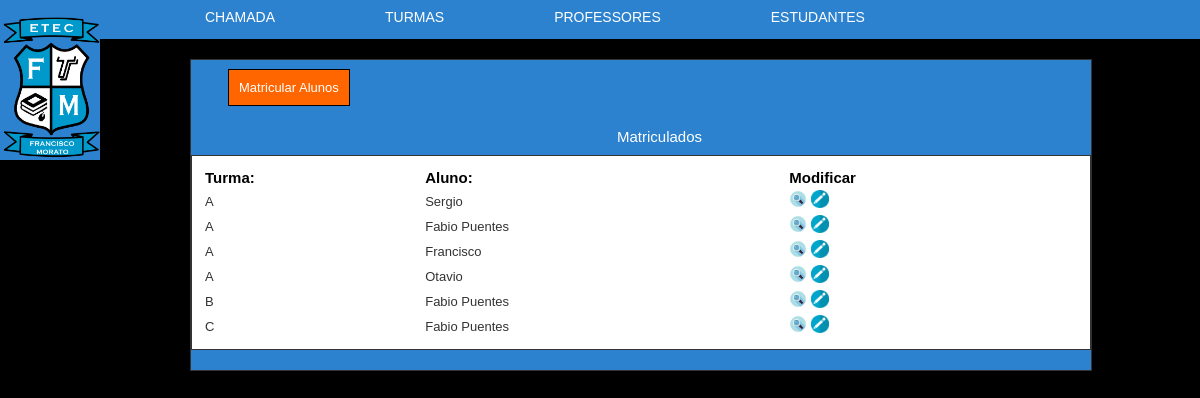
The page /admin/cursos_e_disciplinas.php?pg=matricula on the database its author committed.
### tables this page shows
CREATE TABLE `matricula` (
  `id_matricula` int(10) UNSIGNED NOT NULL,
  `id_turma` tinyint(3) UNSIGNED DEFAULT NULL,
  `id_aluno` mediumint(8) UNSIGNED DEFAULT NULL,
  `data_matricula` date NOT NULL
);

CREATE TABLE `turma` (
  `id_turma` tinyint(3) UNSIGNED NOT NULL,
  `nome_turma` varchar(2) NOT NULL,
  `quantidade_alunos` tinyint(3) UNSIGNED NOT NULL,
  `disponivel` bit(1) NOT NULL DEFAULT b'1'
);

CREATE TABLE `inscricao` (
  `id_inscricao` mediumint(8) UNSIGNED NOT NULL,
  `data_inscricao` datetime NOT NULL,
  `nome_aluno` varchar(120) NOT NULL,
  `sexo_aluno` enum('MASCULINO','FEMININO','OUTRO') NOT NULL,
  `email` varchar(120) DEFAULT NULL,
  `telefone_responsavel` char(10) DEFAULT NULL,
  `celular_responsavel` char(11) DEFAULT NULL,
  `inscrito` bit(1) NOT NULL DEFAULT b'0'
);

### admin/cursos_e_disciplinas.php (the view, shortened to what this page needs)
<?php require "topo.php"; ?>
<!DOCTYPE html PUBLIC "-//W3C//DTD XHTML 1.0 Transitional//EN" "http://www.w3.org/TR/xhtml1/DTD/xhtml1-transitional.dtd">
<html xmlns="http://www.w3.org/1999/xhtml">
    <head>
        <link href="css/cursos_e_disciplinas.css" rel="stylesheet" type="text/css" />
    </head>
    <body>
        <?php if (@$_GET['pg'] == 'matricula') { ?>
            <div id="box_curso">
                <a class="a2" href="cursos_e_disciplinas.php?pg=matricula&amp;cadastra=sim">Matricular Alunos</a>
                <br/><br/>
                <h1>
                    <center>Matriculados </center>
                </h1>
                <?php
                $sql_consulta_matriculas = "SELECT * FROM matricula m INNER JOIN aluno a ON a.id_aluno = m.id_aluno INNER JOIN inscricao i ON i.id_inscricao = a.id_inscricao INNER JOIN turma t ON t.id_turma = m.id_turma ORDER BY t.nome_turma ASC";
                $resultado_consulta_matricula = mysqli_query($conexao, $sql_consulta_matriculas) or die(mysqli_error($conexao));
                if (mysqli_num_rows($resultado_consulta_matricula) == '') {
                    echo "<h2>No momento não existe nenhuma matricula!</h2><br><br>";
                } else {
                    ?>
                    <table width="900" border="0">
                        <tr>
                            <td>
                                <strong>Turma:</strong>
                            </td>
                            <td>
                                <strong>Aluno:</strong>
                            </td>
                            <td>
                                <strong>Modificar</strong>
                            </td>
                        </tr>
                        <?php
                        while ($resultado_consulta_matricula_valores = mysqli_fetch_assoc($resultado_consulta_matricula)) {
                            $nome_turma = $resultado_consulta_matricula_valores['nome_turma'];
                            $nome_aluno = $resultado_consulta_matricula_valores['nome_aluno'];
                            $cod_matricula = $resultado_consulta_matricula_valores['id_matricula'];
                            ?>
                            <tr>
                                <td>
                                    <h3><?php echo $nome_turma; ?></h3>
                                </td>
                                <td>
                                    <h3><?php echo $nome_aluno; ?></h3>
                                </td>
                                <td style="color: #A00C0E">
                                    <a href="cursos_e_disciplinas.php?pg=matricula&amp;op=visualizar&=matricula<?php echo $cod_matricula; ?>" ><img title="Visualizar Matricula de <?php echo $nome_aluno; ?>" src="img/lupa_turma.png" width="18" height="18" border="0"></a>
                                    <a href="cursos_e_disciplinas.php?pg=matricula&amp;op=atualizar&matricula=<?php echo $cod_matricula; ?>"><img title="Atualizar Matricula de <?php echo $nome_aluno; ?>" src="img/editar.png" width="18" height="18" border="0"></a>
                                </td
                            </tr>
                        <?php } ?>
                    </table>
                <?php } ?>
            </div>
        <?php } ?>
    </body>
</html>

### admin/topo.php (shortened to what this page needs)
<!DOCTYPE html PUBLIC "-//W3C//DTD XHTML 1.0 Transitional//EN" "http://www.w3.org/TR/xhtml1/DTD/xhtml1-transitional.dtd">
<html xmlns="http://www.w3.org/1999/xhtml">
    <head>
        <link href="css/topo.css" rel="stylesheet" type="text/css" />
        <link href="../css/lightbox.css" rel="stylesheet" />
        <link rel="stylesheet" href="../jquery.superbox.css" type="text/css" media="all" />
    </head>
    <body bgcolor="#000">
        <div id="logo">
            <img src="../img/logoEtec.png" width="100px" height="144px" style="background-color: #2c82ce;"/>
        </div>
        <div id="box_menu">
            <div id="menu_topo">
                <ul>
                    <li> <a href="fazer_chamada.php">CHAMADA</a> </li>
                    <li><a href="">TURMAS</a>
                    </li>
                    <li>
                        <a href="">PROFESSORES</a>
                    </li>
                    <li>
                        <a href="">ESTUDANTES</a>
                    </li>
                </ul>
            </div>
        </div>
    </body>
</html>

### admin/css/topo.css (style rules this page uses)
body { background-color: #000; padding:0; margin:0; }
#logo { width:100px; height:144px; float:left; margin:17px 0 -255px 0; }
#box_menu { width:auto; background: #2C82CE; height:40px; margin:-17px auto; }
#menu_topo { width:980px; height:40px; margin:auto; }
#menu_topo ul { list-style:none; }
#menu_topo ul li { float:left; display:inline; padding: 0px 5px; margin-left: 0px; }
#menu_topo ul li a { float:left; color:#FFF; font:14px Arial, Helvetica, sans-serif; margin:0px 0 0 0; padding:10px 50px 13.5px 50px; text-transform:uppercase; text-decoration:none; }

### admin/css/cursos_e_disciplinas.css (style rules this page uses)
#box_curso { width:auto; background:#2C82CE; height:auto; float:left; text-align:left; margin:20px 0 20px 190px; border:1px solid #333; padding: 20px 0px; }
#box_curso .a2 { font:13px Arial, Helvetica, sans-serif; margin:30px 0 10px 37px; color:#FFF; background:#f60; text-decoration:none; padding:10px; border:1px solid #000; }
#box_curso h1 { text-align: center; font:15px Arial, Helvetica, sans-serif; margin:15px 0 10px 37px; color:#FFF; }
#box_curso table { border:1px solid #333; padding:10px; background:#FFF; margin:0 0 10px 0; margin:auto; font:15px Arial, Helvetica, sans-serif; text-align:left; }
#box_curso h3 { font:13px Arial, Helvetica, sans-serif; margin:2px 0 0 0; color:#333; }

### rows shown on the page
matricula: id_turma.nome_turma "A", inscricao.nome_aluno "Sergio"
matricula: id_turma.nome_turma "A", inscricao.nome_aluno "Fabio Puentes"
matricula: id_turma.nome_turma "A", inscricao.nome_aluno "Francisco"
matricula: id_turma.nome_turma "A", inscricao.nome_aluno "Otavio"
matricula: id_turma.nome_turma "B", inscricao.nome_aluno "Fabio Puentes"
matricula: id_turma.nome_turma "C", inscricao.nome_aluno "Fabio Puentes"
